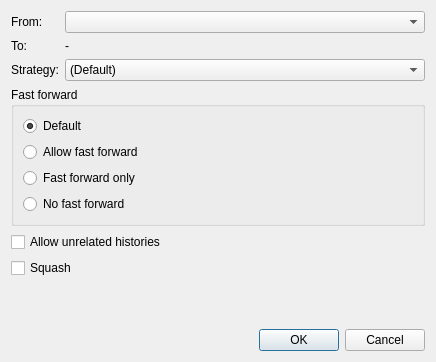
<?xml version="1.0" encoding="UTF-8"?>
<ui version="4.0">
 <class>MergeDialog</class>
 <widget class="QDialog" name="MergeDialog">
  <property name="geometry">
   <rect>
    <x>0</x>
    <y>0</y>
    <width>436</width>
    <height>362</height>
   </rect>
  </property>
  <property name="windowTitle">
   <string>Merge</string>
  </property>
  <layout class="QVBoxLayout" name="verticalLayout_2">
   <item>
    <layout class="QFormLayout" name="formLayout">
     <item row="0" column="0">
      <widget class="QLabel" name="label_2">
       <property name="text">
        <string>From:</string>
       </property>
      </widget>
     </item>
     <item row="0" column="1">
      <widget class="QComboBox" name="comboBoxBranchName"/>
     </item>
     <item row="2" column="0">
      <widget class="QLabel" name="label">
       <property name="text">
        <string>Strategy:</string>
       </property>
      </widget>
     </item>
     <item row="2" column="1">
      <widget class="QComboBox" name="comboBoxStrategy">
       <property name="whatsThis">
        <string>&lt;html&gt;&lt;head/&gt;&lt;body&gt;&lt;p&gt;The merge mechanism (git merge and git pull commands) allows the backend merge strategies to be chosen with -s option. Some strategies can also take their own options, which can be passed by giving -X&amp;lt;option&amp;gt; arguments to git merge and/or git pull.&lt;/p&gt;&lt;p&gt;&lt;a href=&quot;https://git-scm.com/docs/merge-strategies&quot;&gt;&lt;span style=&quot; text-decoration: underline; color:#2980b9;&quot;&gt;More informations&lt;/span&gt;&lt;/a&gt;&lt;/p&gt;&lt;/body&gt;&lt;/html&gt;</string>
       </property>
       <item>
        <property name="text">
         <string>(Default)</string>
        </property>
       </item>
       <item>
        <property name="text">
         <string>Recursive</string>
        </property>
       </item>
       <item>
        <property name="text">
         <string>Resolve</string>
        </property>
       </item>
       <item>
        <property name="text">
         <string>Octopus</string>
        </property>
       </item>
       <item>
        <property name="text">
         <string>Ours</string>
        </property>
       </item>
       <item>
        <property name="text">
         <string>Subtree</string>
        </property>
       </item>
      </widget>
     </item>
     <item row="1" column="0">
      <widget class="QLabel" name="label_3">
       <property name="text">
        <string>To:</string>
       </property>
      </widget>
     </item>
     <item row="1" column="1">
      <widget class="QLabel" name="labelToBranchName">
       <property name="text">
        <string>-</string>
       </property>
      </widget>
     </item>
    </layout>
   </item>
   <item>
    <widget class="QGroupBox" name="groupBox">
     <property name="title">
      <string>Fast forward</string>
     </property>
     <layout class="QVBoxLayout" name="verticalLayout">
      <item>
       <widget class="QRadioButton" name="radioButton">
        <property name="text">
         <string>Default</string>
        </property>
        <property name="checked">
         <bool>true</bool>
        </property>
       </widget>
      </item>
      <item>
       <widget class="QRadioButton" name="radioButtonAllowFastForward">
        <property name="whatsThis">
         <string>&lt;html&gt;&lt;head/&gt;&lt;body&gt;&lt;p&gt;when possible resolve the merge as a fast-forward (only update the branch pointer to match the merged branch; do not create a merge commit). When not possible (when the merged-in history is not a descendant of the current history), create a merge commit.&lt;/p&gt;&lt;p&gt;&lt;a href=&quot;https://git-scm.com/docs/git-merge#Documentation/git-merge.txt---ff&quot;&gt;&lt;span style=&quot; text-decoration: underline; color:#007af4;&quot;&gt;More informations&lt;/span&gt;&lt;/a&gt;&lt;/p&gt;&lt;/body&gt;&lt;/html&gt;</string>
        </property>
        <property name="text">
         <string>Allow fast forward</string>
        </property>
       </widget>
      </item>
      <item>
       <widget class="QRadioButton" name="radioButtonFastForwardOnly">
        <property name="whatsThis">
         <string>&lt;html&gt;&lt;head/&gt;&lt;body&gt;&lt;p&gt;resolve the merge as a fast-forward when possible. When not possible, refuse to merge and exit with a non-zero status.&lt;/p&gt;&lt;p&gt;&lt;br/&gt;&lt;/p&gt;&lt;p&gt;&lt;a href=&quot;https://git-scm.com/docs/git-merge#Documentation/git-merge.txt---ff-only&quot;&gt;&lt;span style=&quot; text-decoration: underline; color:#007af4;&quot;&gt;More informations&lt;/span&gt;&lt;/a&gt;&lt;/p&gt;&lt;/body&gt;&lt;/html&gt;</string>
        </property>
        <property name="text">
         <string>Fast forward only</string>
        </property>
       </widget>
      </item>
      <item>
       <widget class="QRadioButton" name="radioButtonNofastForward">
        <property name="whatsThis">
         <string>&lt;html&gt;&lt;head/&gt;&lt;body&gt;&lt;p&gt;create a merge commit in all cases, even when the merge could instead be resolved as a fast-forward.&lt;/p&gt;&lt;p&gt;&lt;a href=&quot;https://git-scm.com/docs/git-merge#Documentation/git-merge.txt---no-ff&quot;&gt;&lt;span style=&quot; text-decoration: underline; color:#007af4;&quot;&gt;More informations&lt;/span&gt;&lt;/a&gt;&lt;/p&gt;&lt;/body&gt;&lt;/html&gt;</string>
        </property>
        <property name="text">
         <string>No fast forward</string>
        </property>
       </widget>
      </item>
     </layout>
    </widget>
   </item>
   <item>
    <widget class="QCheckBox" name="checkBoxAllowUnrelatedHistories">
     <property name="whatsThis">
      <string>&lt;html&gt;&lt;head/&gt;&lt;body&gt;&lt;p&gt;By default, git merge command refuses to merge histories that do not share a common ancestor. This option can be used to override this safety when merging histories of two projects that started their lives independently. As that is a very rare occasion, no configuration variable to enable this by default exists and will not be added.&lt;/p&gt;&lt;p&gt;&lt;br/&gt;&lt;/p&gt;&lt;p&gt;&lt;a href=&quot;https://git-scm.com/docs/git-merge#Documentation/git-merge.txt---allow-unrelated-histories&quot;&gt;&lt;span style=&quot; text-decoration: underline; color:#007af4;&quot;&gt;More information&lt;/span&gt;&lt;/a&gt;&lt;/p&gt;&lt;/body&gt;&lt;/html&gt;</string>
     </property>
     <property name="text">
      <string>Allow unrelated histories</string>
     </property>
     <property name="tristate">
      <bool>true</bool>
     </property>
    </widget>
   </item>
   <item>
    <widget class="QCheckBox" name="checkBoxSquash">
     <property name="whatsThis">
      <string>&lt;html&gt;&lt;head/&gt;&lt;body&gt;&lt;p&gt;Produce the working tree and index state as if a real merge happened (except for the merge information), but do not actually make a commit, move the HEAD, or record $GIT_DIR/MERGE_HEAD (to cause the next git commit command to create a merge commit). This allows you to create a single commit on top of the current branch whose effect is the same as merging another branch (or more in case of an octopus).&lt;/p&gt;&lt;p&gt;&lt;br/&gt;&lt;/p&gt;&lt;p&gt;&lt;a href=&quot;https://git-scm.com/docs/git-merge#Documentation/git-merge.txt---squash&quot;&gt;&lt;span style=&quot; text-decoration: underline; color:#007af4;&quot;&gt;More information&lt;/span&gt;&lt;/a&gt;&lt;/p&gt;&lt;/body&gt;&lt;/html&gt;</string>
     </property>
     <property name="text">
      <string>Squash</string>
     </property>
     <property name="tristate">
      <bool>true</bool>
     </property>
    </widget>
   </item>
   <item>
    <spacer name="verticalSpacer">
     <property name="orientation">
      <enum>Qt::Vertical</enum>
     </property>
     <property name="sizeHint" stdset="0">
      <size>
       <width>20</width>
       <height>40</height>
      </size>
     </property>
    </spacer>
   </item>
   <item>
    <widget class="QDialogButtonBox" name="buttonBox">
     <property name="standardButtons">
      <set>QDialogButtonBox::Cancel|QDialogButtonBox::Ok</set>
     </property>
    </widget>
   </item>
  </layout>
 </widget>
 <tabstops>
  <tabstop>comboBoxBranchName</tabstop>
  <tabstop>comboBoxStrategy</tabstop>
  <tabstop>radioButton</tabstop>
  <tabstop>radioButtonFastForwardOnly</tabstop>
  <tabstop>radioButtonNofastForward</tabstop>
  <tabstop>checkBoxAllowUnrelatedHistories</tabstop>
  <tabstop>checkBoxSquash</tabstop>
 </tabstops>
 <resources/>
 <connections>
  <connection>
   <sender>buttonBox</sender>
   <signal>rejected()</signal>
   <receiver>MergeDialog</receiver>
   <slot>reject()</slot>
   <hints>
    <hint type="sourcelabel">
     <x>192</x>
     <y>337</y>
    </hint>
    <hint type="destinationlabel">
     <x>227</x>
     <y>333</y>
    </hint>
   </hints>
  </connection>
  <connection>
   <sender>buttonBox</sender>
   <signal>accepted()</signal>
   <receiver>MergeDialog</receiver>
   <slot>accept()</slot>
   <hints>
    <hint type="sourcelabel">
     <x>51</x>
     <y>348</y>
    </hint>
    <hint type="destinationlabel">
     <x>25</x>
     <y>319</y>
    </hint>
   </hints>
  </connection>
 </connections>
</ui>
